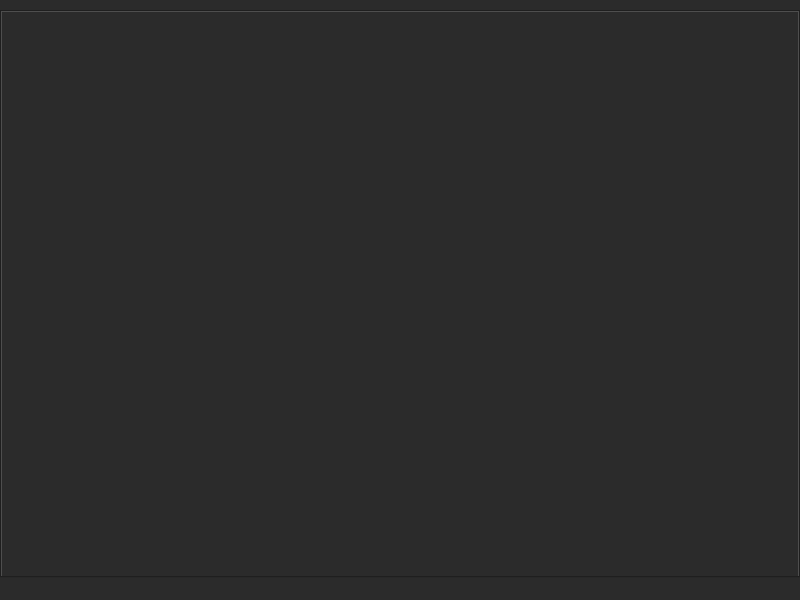
<?xml version="1.0" encoding="UTF-8"?>
<ui version="4.0">
 <class>EasyManager</class>
 <widget class="QMainWindow" name="EasyManager">
  <property name="geometry">
   <rect>
    <x>0</x>
    <y>0</y>
    <width>800</width>
    <height>600</height>
   </rect>
  </property>
  <property name="windowTitle">
   <string>EasyManager</string>
  </property>
  <property name="styleSheet">
   <string notr="true">background-color: #2b2b2b</string>
  </property>
  <widget class="QWidget" name="centralwidget">
   <layout class="QVBoxLayout" name="verticalLayout_2">
    <property name="spacing">
     <number>0</number>
    </property>
    <property name="leftMargin">
     <number>0</number>
    </property>
    <property name="topMargin">
     <number>0</number>
    </property>
    <property name="rightMargin">
     <number>0</number>
    </property>
    <property name="bottomMargin">
     <number>0</number>
    </property>
    <item>
     <layout class="QVBoxLayout" name="Content">
      <property name="spacing">
       <number>0</number>
      </property>
      <property name="topMargin">
       <number>10</number>
      </property>
      <item>
       <widget class="QTabWidget" name="Switcher">
        <property name="styleSheet">
         <string notr="true">background-color: #2b2b2b</string>
        </property>
        <property name="tabShape">
         <enum>QTabWidget::Triangular</enum>
        </property>
        <property name="iconSize">
         <size>
          <width>30</width>
          <height>20</height>
         </size>
        </property>
       </widget>
      </item>
     </layout>
    </item>
   </layout>
  </widget>
  <widget class="QMenuBar" name="menubar">
   <property name="geometry">
    <rect>
     <x>0</x>
     <y>0</y>
     <width>800</width>
     <height>20</height>
    </rect>
   </property>
  </widget>
  <widget class="QStatusBar" name="statusbar"/>
 </widget>
 <resources/>
 <connections/>
</ui>
